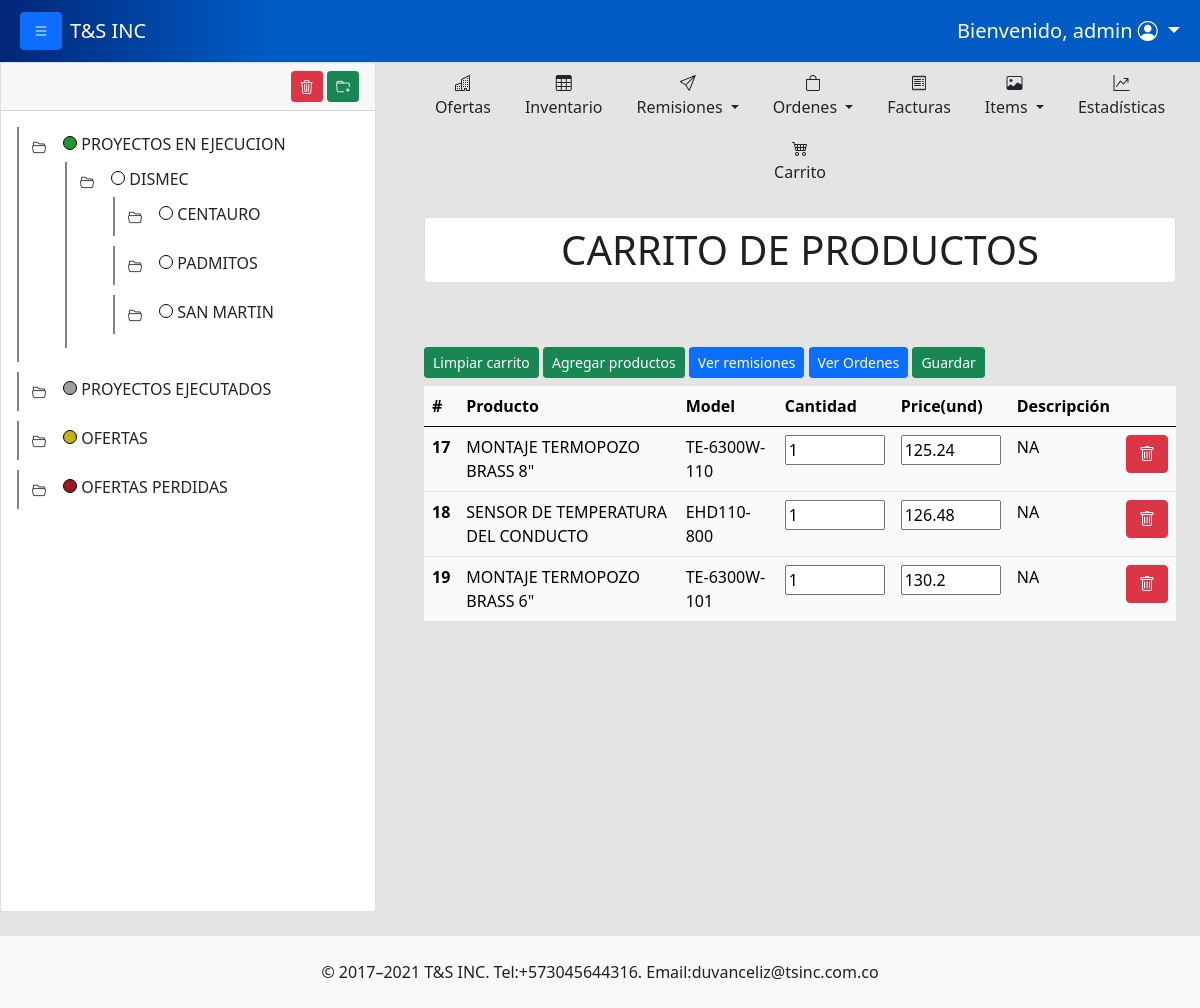
/carpage/ (signed in), run on the app's committed database.
### tsinc/models.py (models this page shows, shortened)
class Folder(models.Model):
    name = models.CharField(max_length=200)
    order = models.PositiveIntegerField(default=0)
    color = models.CharField(max_length=50, null=True, blank=True)
    parent = models.ForeignKey('self', on_delete=models.CASCADE, null=True, blank=True, related_name='children')
    project = models.ForeignKey(Project, on_delete=models.SET_NULL, null=True, blank=True)
    usersession = models.ForeignKey(User,on_delete=models.SET_NULL, null=True, blank=True )
    date = models.DateTimeField(default=timezone.now)
    class Meta:
        verbose_name = "Carpeta"
        verbose_name_plural = "Carpetas"
        ordering = ['order']

class ProductBox(models.Model):
    product = models.ForeignKey(Product,on_delete=models.CASCADE)
    quantity = models.IntegerField(default=0)
    price = models.FloatField(default=0)
    usersession = models.ForeignKey(User,on_delete=models.SET_NULL,null=True, blank=True)

class Product(models.Model):
    code = models.CharField(max_length=200, default=None)
    product_name = models.CharField(max_length=200, default=None)
    factory_ref = models.CharField(max_length=200, default=None)
    model = models.CharField(max_length=200, default=None)
    sale_price = models.FloatField(default=0)
    sale_price_cop = models.FloatField(default=0)
    purcharse_price = models.FloatField(default=0)
    purcharse_price_cop = models.FloatField(default=0)
    brand = models.CharField(max_length=200, default=None)
    location = models.CharField(max_length=200, default=None)
    quantity = models.IntegerField()
    point = models.CharField(max_length=100,null=True,blank=True)
    observation =models.CharField(max_length=250, null=True)
    description = models.TextField(validators=[MaxLengthValidator(500)], null=True)
    min_stock = models.IntegerField(default=0)
    iva = models.BooleanField(default=False)
    date = models.DateField(default=datetime.date.today)

### tsinc/views.py (the view)
# urls.py: path('carpage/', views.carpage, name='carpage'),
@user_passes_test(staff_required,login_url='/accessdenied/')
@login_required
def carpage(request):
    productbox = ProductBox.objects.filter(usersession = request.user).all()
    path = "carpage"
    is_staff = staff_required(request.user)
    return render(request,"carpage.html",{'productbox':productbox,'path':path, 'is_staff':is_staff})

### tsinc/context_processors.py (called while the page is built)
def folder_tree(request):
    folders = Folder.objects.select_related('parent').order_by('parent_id', 'order')
    return {
        'folder_tree':folders
    }

def get_user(request):
    return {
        'user':request.user
    }

### tsinc/views.py (called while the page is built)
def staff_required(user):
    return user.is_staff

### tsinc/templates/carpage.html (shortened to what this page needs)
{% extends 'layout_with_folder_tree.html' %} {% block body %} {% load static %}
<div class="container">
    <div class="row">
        <div class="col-md-12">
            <h4 class="display-6  text-center card p-2">CARRITO DE PRODUCTOS</h4>
        </div>
    </div>
    <div class="row">
       <div class="col-md-12">
        {% include 'components/car.html' %}
       </div>
    </div>
  </div>
{% endblock %}

### tsinc/templates/layout_with_folder_tree.html (shortened to what this page needs)
{% load static %}
<!DOCTYPE html>
<html lang="es">
  <head>
    <link
      href="https://cdn.jsdelivr.net/npm/bootstrap@5.0.2/dist/css/bootstrap.min.css"
      rel="stylesheet"
    />
    <link rel="stylesheet" href="https://cdn.jsdelivr.net/npm/bootstrap-icons@1.11.3/font/bootstrap-icons.min.css">
    <link rel="stylesheet" href="{% static 'css/styles.css' %}">
    <link rel="stylesheet" href="{% static 'css_w/styles_workspace.css' %}">
  </head>
      <nav class="navbar navbar-expand-lg navbar navbar-dark" style="background: linear-gradient(90deg, rgba(1,38,119,1) 0%, rgba(0,91,197,1) 22%, rgba(0,91,197,1) 100%);">
        <div class="container-fluid">
          <div class="mx-2">
          <button class="btn btn-primary" id="btn-open-close-nav"><i class="bi bi-list"></i></button>
          </div>
          <a class="navbar-brand" href="#" >T&S INC</a>
          <div class="collapse navbar-collapse justify-content-end" id="navbarNavAltMarkup">
            <div class="navbar-nav">
              {% if user.is_staff %}
              <li class="nav-item dropdown">
                <a class="nav-link dropdown-toggle fs-5 text-white text-center" href="#" id="navbarDarkDropdownMenuLink" role="button" data-bs-toggle="dropdown" aria-expanded="false">
                  <span class="fs-5">Bienvenido, {{user.username}}</span>
                  <i class="bi bi-person-circle"></i>
                </a>
              </li>
              {% endif %}
            </div>
          </div>
        </div>
      </nav>
    <body >
      <div class="continer-flow content">
        <div class="row row-cols-2">
            <div class="col" style="display: none;  width: 400px;" id="nav-tree">
              <div class="card">
                <div class="card-header">
                    <div class="row">
                      <div class="col-8">
                      </div>
                      <div class="col-4 text-end">
                          <button id="btn-hidden-delete-folder" class="btn btn-danger btn-sm" ><i class="bi bi-trash3"></i></button>
                          <button id="btn-hidden-folder" class="btn btn-success btn-sm"><i class="bi bi-folder-plus"></i></button>
                      </div>
                    </div>
                </div>
                <div class="card-body workspace-nav">
                  <ul id="tree" >
                      {% include 'workspace_comp/subfolder_tree.html' with folders=folder_tree parent=None %}
                </ul>
                </div>
              </div>
            </div>
            <div class="col-md">
              <ul class="nav nav-tabs justify-content-center mb-4">
                <li class="nav-item">
                  <a class="nav-link text-dark text-center" href="{% url 'show_all_offers' %}">
                    <i class="bi bi-buildings d-block"></i>
                    Ofertas
                  </a>
                </li>
                <li class="nav-item">
                  <a class="nav-link text-dark text-center" href="{% url 'product' %}">
                    <i class="bi bi-table d-block"></i>
                    Inventario
                  </a>
                </li>
                <li class="nav-item dropdown">
                  <a class="nav-link dropdown-toggle text-center text-dark" data-bs-toggle="dropdown" href="#" role="button" aria-expanded="false">
                    <i class="bi bi-send d-block"></i>
                     Remisiones
                  </a>
                </li>
                <li class="nav-item dropdown">
                  <a class="nav-link dropdown-toggle text-center text-dark" data-bs-toggle="dropdown" href="#" role="button" aria-expanded="false">
                    <i class="bi bi-bag d-block"></i>
                    Ordenes
                  </a>
                </li>
                <li class="nav-item">
                  <a class="nav-link text-dark text-center" href="{% url 'invoices' %}">
                    <i class="bi bi-receipt d-block"></i>
                    Facturas
                  </a>
                </li>
                <li class="nav-item dropdown">
                  <a class="nav-link dropdown-toggle text-center text-dark" data-bs-toggle="dropdown" href="#" role="button" aria-expanded="false">
                    <i class="bi bi-image d-block"></i>
                  Items
                  </a>
                </li>
                <li class="nav-item">
                  <a class="nav-link text-dark text-center" href="{% url 'order_statictics' %}">
                    <i class="bi bi-graph-up-arrow d-block"></i>
                    Estadísticas
                  </a>
                </li>
                <li class="nav-item">
                  <a class="nav-link text-dark text-center" href="{% url 'carpage' %}">
                    <i class="bi bi-cart4 d-block"></i>
                    Carrito
                  </a>
                </li>
              </ul>
                {% block body %} {% endblock %}
            </div>
        </div>
      </div>
        <footer class="bg-light mt-4 d-flex justify-content-center">
          <div class="p-4">© 2017–2021 T&S INC. Tel:+573045644316. Email:duvanceliz@tsinc.com.co
         </div>
        </footer>
    </body>
</html>

### tsinc/templates/workspace_comp/subfolder_tree.html (shortened to what this page needs)
{% for folder in folders %}
    {% if folder.parent_id == parent %}
    <li data-id="{{folder.id}}">
            <span class="toggle-button " onclick="toggleSubfolders(this)"> <button class="btn btn btn-sm "><i class="bi bi-folder2-open"></i></button> </span>
            <div id="folder-color-indicator" style="background: {{folder.color}};"></div>
            <a href="{% url 'overview_folder' folder.id %}" class="text-dark" style="text-decoration: none;" >{{ folder.name }}</a>
            {% if folder.children.exists %}
                <ul data-id="{{folder.id}}" style="display: none;">
                    {% include 'workspace_comp/subfolder_tree.html' with folders=folders parent=folder.id %}
                </ul>
            {% else %}
            <ul>
            </ul>
            {% endif %}
        </li>
    {% endif %}
{% endfor %}

### tsinc/templates/components/car.html (shortened to what this page needs)
  <a href="{% url 'clean_productbox'%}" class="btn btn-success btn-sm mb-2">Limpiar carrito</a>
  <a href="{% url 'product' %}" class="btn btn-success btn-sm mb-2">Agregar productos</a>
  <a href="{% url 'remissions' %}" class="btn btn-primary btn-sm mb-2">Ver remisiones</a>
  <a href="{% url 'purcharse_order' %}" class="btn btn-primary btn-sm mb-2">Ver Ordenes</a>
   {% if path == "carpage" %}
  <button class="btn btn-success btn-sm mb-2" id="btn-save">Guardar</button>
   {% endif %}
  <div class="table-responsive">
    <table class="table table-hover table-light">
      <thead>
        <tr>
          <th scope="col">#</th>
          <th scope="col">Producto</th>
          <th scope="col">Model</th>
          <th scope="col">Cantidad</th>
          <th scope="col">Price(und)</th>
          <th scope="col">Descripción</th>
          <th></th>
        </tr>
      </thead>
      <tbody id="car">
        <tr>
          {% for product in productbox %}
          <th scope="row">{{product.id}}</th>
          <td>{{product.product.product_name}}</td>
          <td>{{product.product.model}}</td>
          <td><input type="number" value="{{product.quantity}}" style="width: 100px;" id="quantity{{product.id}}"></td>
          <td><input type="number" value="{{product.price}}" style="width: 100px;" id="price{{product.id}}"></td>
          <td>{{product.product.description}}</td>
          <td>
            <a href="{% url 'subtract_product' product.id %}" class="btn btn-danger bnt-sm"><i class="bi bi-trash"></i></a>
          </td>
        </tr>
        {%endfor%}
      </tbody>
    </table>
  </div>
  {% load static %}

### tsinc/static/css/styles.css (style rules this page uses)
body { background: #e4e4e4; color: #202020; height: 100vh; overflow-x: hidden; overflow-y: auto; }
html, body { height: 100%; margin: 0; }
body { display: flex; flex-direction: column; }
.content { flex: 1; }
ul { list-style-type: none; }
ul ul { margin-left: 10px; }
.toggle-button { cursor: pointer; font-size: 12px; margin-right: 5px; }
.workspace-nav { height: 800px; overflow-y: scroll; }
.workspace-nav { width: 100%; overflow-x: scroll; white-space: nowrap; }
#tree { list-style-type: none; margin: 0; padding: 0; }
#tree li { margin-bottom: 10px; padding: 4px; border-left: 2px solid #838383; cursor: pointer; }
#tree ul { margin-left: 10px; }

### tsinc/static/css_w/styles_workspace.css (style rules this page uses)
#folder-color-indicator { width: 14px; height: 14px; background-color: blueviolet; display: inline-block; border-radius: 10px; border: 1px solid black; }

### data on the page
Folder: name "PROYECTOS EN EJECUCION"
Folder: name "DISMEC"
Folder: name "CENTAURO"
Folder: name "PADMITOS"
Folder: name "SAN MARTIN"
Folder: name "PROYECTOS EJECUTADOS"
Folder: name "OFERTAS"
Folder: name "OFERTAS PERDIDAS"
ProductBox: id "17", product.product_name "MONTAJE TERMOPOZO BRASS 8\"", product.model "TE-6300W-110", quantity "1", price "125.24", product.description "NA"
ProductBox: id "18", product.product_name "SENSOR DE TEMPERATURA DEL CONDUCTO", product.model "EHD110-800", quantity "1", price "126.48", product.description "NA"
ProductBox: id "19", product.product_name "MONTAJE TERMOPOZO BRASS 6\"", product.model "TE-6300W-101", quantity "1", price "130.2", product.description "NA"

### other printed values
{{ user.username }} "admin"
